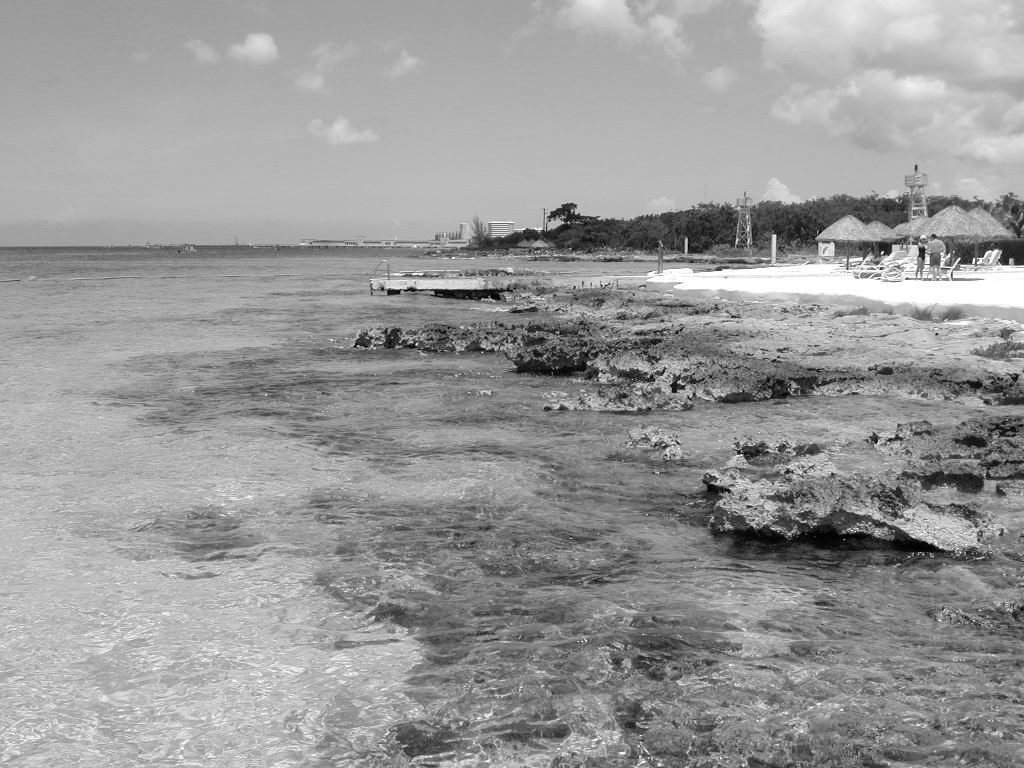
#> input picture adobe_panorama/hotel-07.png, 1024 x 768 px
$ jupyter execute --allow-errors 'Panorama Stitching.ipynb'   (shell and % lines are left out)   (text cells are left out)
#> lines starting #> are read from the running program, lines starting #| are printed output that depends on the picture; pictures that were not available may be replaced by others from this repository, and a replacement may not be noted
[cell 1]
import numpy as np
import cv2 as cv
import matplotlib.pyplot as plt

[cell 2]
# generating the necessary txt file to input for the super glue algorithm
img_name = 'hotel' # set of outdoor images
num_images = 8
with open('adobe_panorama.txt', 'w') as file:
    for i in range(num_images -1,0,-1):
        file.write("{img}-{:02}.png {img}-{:02}.png\n".format(i,i-1, img = img_name))

[cell 3]
# Running the super glue algorithm on outdoor dataset to match features

[cell 4]
#generatig the npz files for extract matching information
npz_files = ["{img}-{:02}_{img}-{:02}_matches.npz".format(i,i-1, img = img_name) for i in range(num_images -1,0,-1)]
#> (the rest of this cell did not finish here and is left out)

#> (a cell that did not finish here is left out)

[cell 6]
im_left = cv.imread('adobe_panorama/hotel-07.png',cv.IMREAD_ANYCOLOR)
#> im_left is the input picture: shape (768, 1024); min 0, max 255, mean 153.4
im_right = cv.imread('adobe_panorama/hotel-06.png',cv.IMREAD_ANYCOLOR)
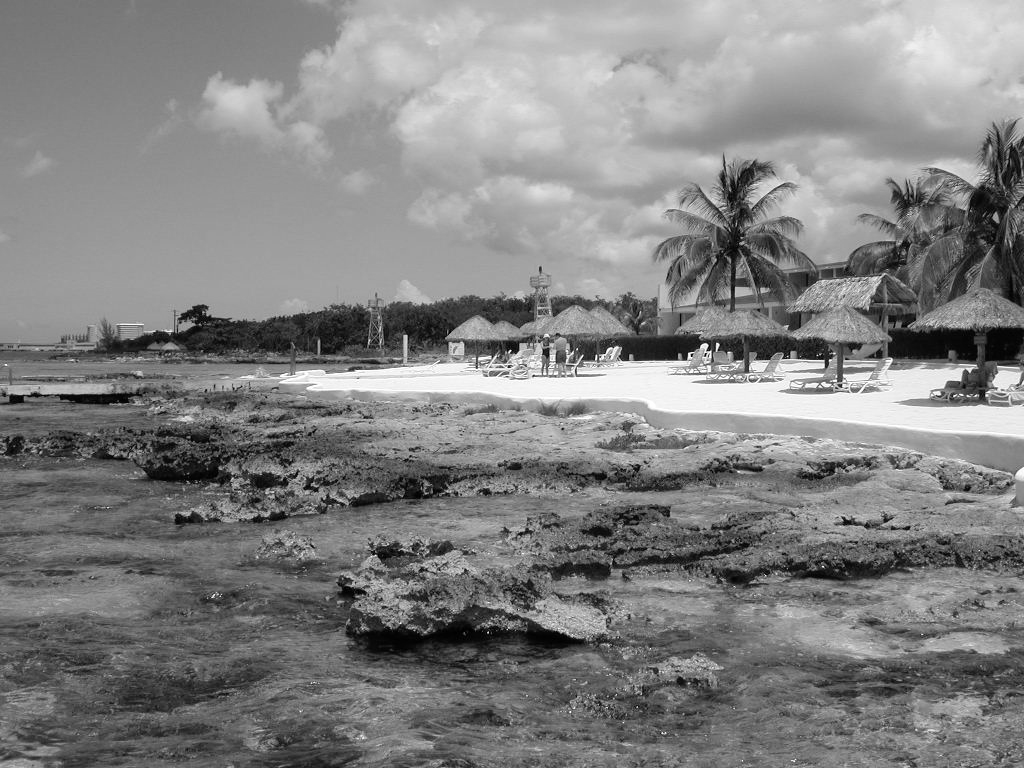
#> input picture adobe_panorama/hotel-06.png, 1024 x 768 px
#> im_right is the input picture: shape (768, 1024); min 0, max 255, mean 130
fig = plt.figure(figsize = (10,10))
plt.subplot(121),plt.imshow(im_left, cmap='gray', vmin = 0, vmax = 255)
plt.subplot(122),plt.imshow(im_right, cmap='gray', vmin = 0, vmax = 255)
plt.figure(figsize=(10,10))
matched_points = cv.imread('adobe_panorama/output/hotel-07_hotel-06_matches.png',cv.IMREAD_ANYCOLOR)
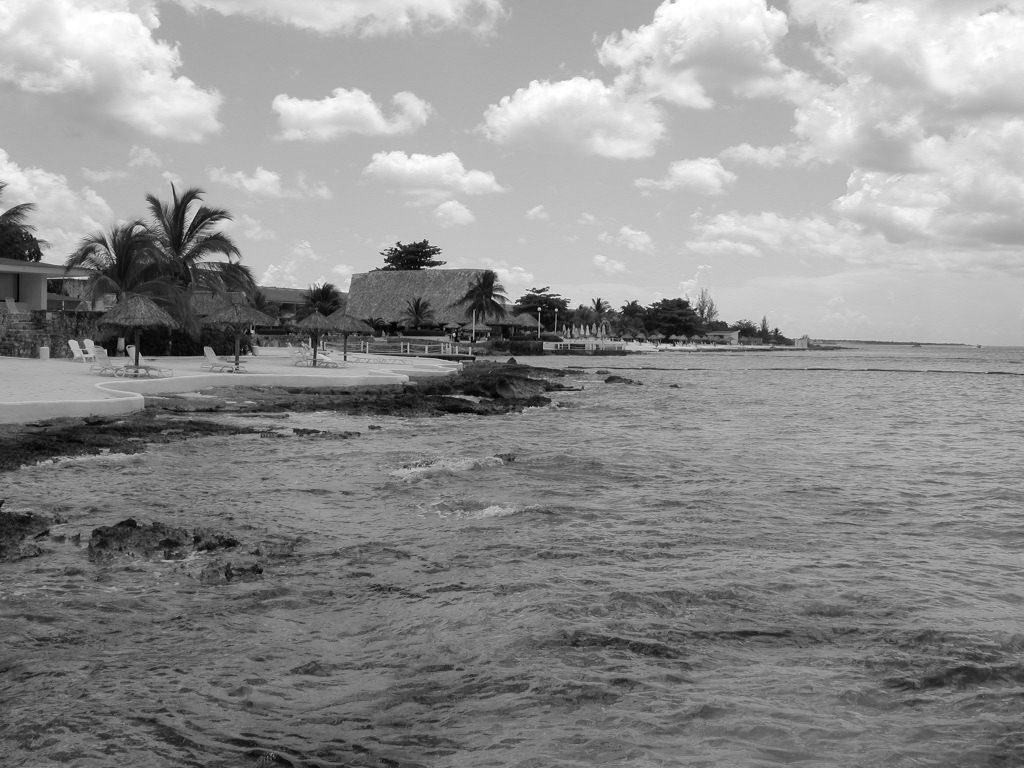
#> input picture adobe_panorama/hotel-00.png, 1024 x 768 px, given in place of hotel-07_hotel-06_matches.png, which was not available
#> matched_points is the input picture: shape (768, 1024); min 0, max 255, mean 142.7
plt.imshow(matched_points, cmap='gray', vmin = 0, vmax = 255)
plt.show()
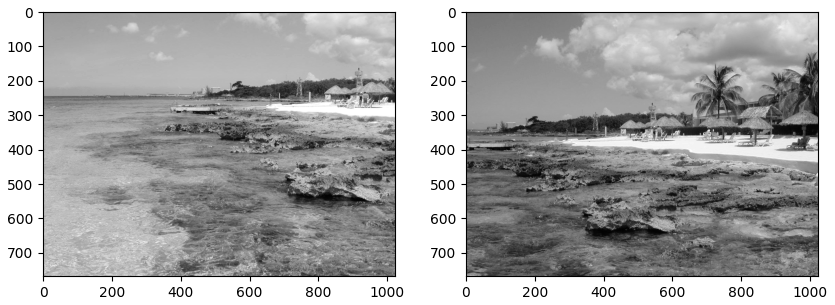
#> figure drawn by matplotlib, 2 panels
